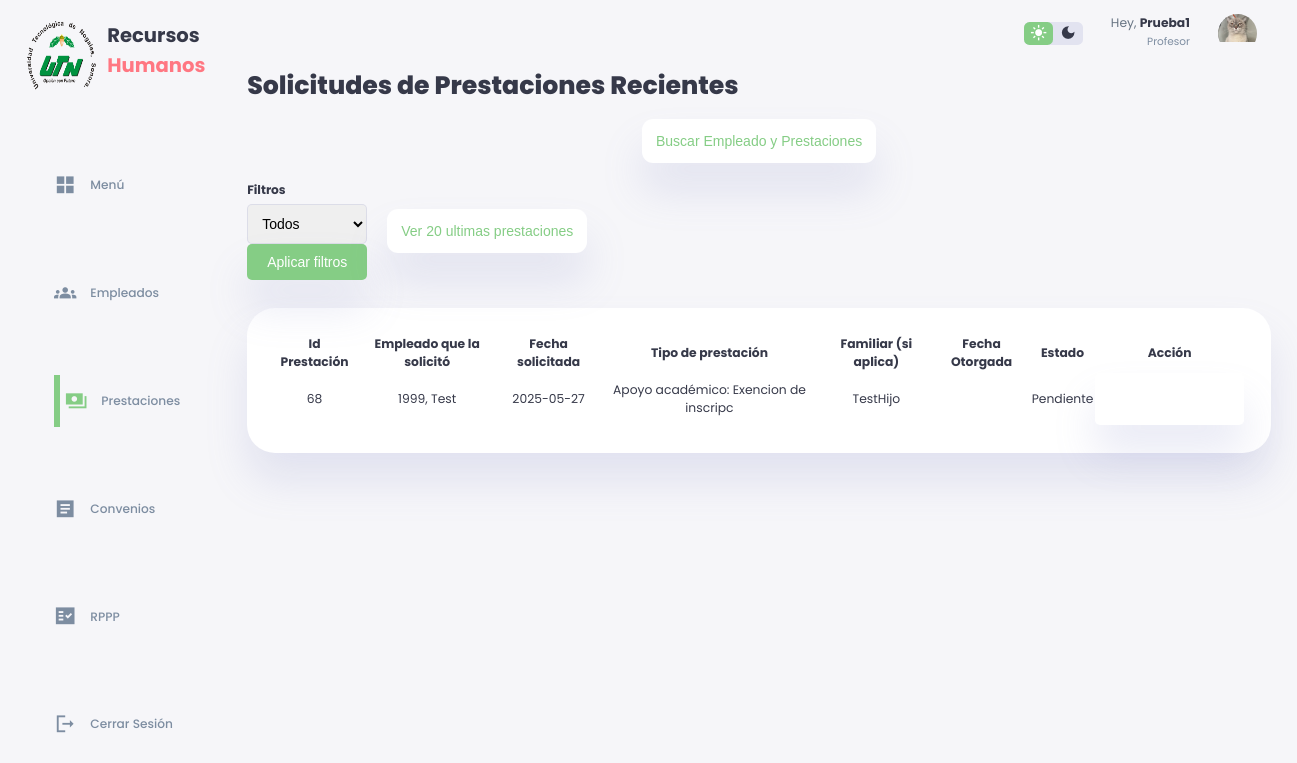
/solicitudesprestaciones.php (signed in), run on the app's committed database.
### tables this page shows
CREATE TABLE `prestacion` (
  `Id_Prestacion` int(11) NOT NULL,
  `Fecha_Solicitada` date NOT NULL DEFAULT current_timestamp(),
  `Fecha_Otorgada` date DEFAULT NULL,
  `Tipo` varchar(40) NOT NULL,
  `Estado` varchar(15) DEFAULT NULL
);

CREATE TABLE `empleado_prestacion` (
  `Numero_Empleado` int(11) NOT NULL,
  `Id_Prestacion` int(11) NOT NULL,
  `Tipo` varchar(40) NOT NULL,
  `Fecha_Solicitada` date NOT NULL DEFAULT current_timestamp(),
  `Fecha_Otorgada` date DEFAULT NULL
);

CREATE TABLE `empleado` (
  `Numero_Empleado` int(20) NOT NULL,
  `Nombre_Empleado` varchar(30) NOT NULL,
  `Contraseña_Empleado` varchar(20) DEFAULT '',
  `Area` varchar(30) NOT NULL,
  `Edad` int(3) NOT NULL,
  `Genero` varchar(12) NOT NULL,
  `Titulo` varchar(50) NOT NULL,
  `Fecha_Ingreso` date NOT NULL DEFAULT current_timestamp(),
  `Direccion` varchar(200) NOT NULL,
  `Telefono` varchar(12) NOT NULL,
  `Discapacidad` varchar(50) NOT NULL DEFAULT 'N/A',
  `Estado` varchar(30) NOT NULL DEFAULT 'Activo',
  `Dias_Extras` int(2) NOT NULL DEFAULT 0,
  `Dias` int(2) NOT NULL DEFAULT 24
);

CREATE TABLE `prestacion_apoyoacademico` (
  `Id_Prestacion` int(11) NOT NULL,
  `Numero_Empleado` int(11) NOT NULL,
  `Id_Familiar` int(11) NOT NULL,
  `Nivel_Academico` varchar(20) NOT NULL,
  `Nombre_Institucion` varchar(35) NOT NULL,
  `Tipo` varchar(20) NOT NULL
);

CREATE TABLE `familiar_empleado` (
  `Id_Familiar` int(11) NOT NULL,
  `Nombre_Familiar` varchar(50) NOT NULL,
  `Nivel_academico` varchar(25) NOT NULL,
  `Edad` int(3) NOT NULL
);

### solicitudesprestaciones.php (the view, shortened to what this page needs)
<?php
require_once("conn.php");
?>
<!DOCTYPE html>
<html lang="en">
<head>
    <link href="lightbox.min.css" rel="stylesheet">
    <link rel="stylesheet" href="./styleSolicitudDePrestacionesxd.css">
</head>
<body>
    <div class="container">
        <aside>
            <div class="top">
                <div class="logo">
                    <img src="./images/logo.png.png">
                    <h2>Recursos<span class="danger"> Humanos</span></h2>
                </div>
            </div>
            <div class="sidebar">
                <a href="index.php">
                    <span class="material-icons-sharp">grid_view</span>
                    <h3>Menú</h3>
                </a>
                <a href="empleados.php">
                    <span class="material-icons-sharp">groups</span>
                    <h3>Empleados</h3>
                </a>
                <a href="solicitudesprestaciones.php" class="active">
                <span class="material-icons-sharp">payments</span>
                    <h3>Prestaciones</h3>
                </a>
                <a href="convenioNuevo.php">
                    <span class="material-icons-sharp">article</span>
                    <h3>Convenios</h3>
                </a>
                <a href="RPPP.php">
                    <span class="material-icons-sharp">fact_check</span>
                    <h3>RPPP</h3>
                </a>
                <a href="#" onclick="event.preventDefault(); document.getElementById('logout-form').submit();">
                    <span class="material-icons-sharp">logout</span>
                    <h3>Cerrar Sesión</h3>
                </a>
            </div>
        </aside>
        <div class="contenido">
            <div class="top">
                <div class="theme-toggler">
                    <span class="material-icons-sharp active">light_mode</span>
                    <span class="material-icons-sharp">dark_mode</span>
                </div>
                <div class="profile">
                    <div class="info">
                        <?php
                        echo '<p>Hey, <b>'.htmlspecialchars($_SESSION['Nombre_Empleado']).'</b></p>
                            <small class="text-muted">'.htmlspecialchars($_SESSION['Area']).'</small>';
                        ?>
                    </div>
                    <div class="profile-photo">
                        <img src="./images/profile-1.jpg.jpeg">
                    </div>
                </div>
            </div>
            <h1>Solicitudes de Prestaciones Recientes</h1>
            <div class="button-container">
                <button type="button" class="button" onclick="window.location.href='buscarEmpleadoYPrestaciones.php'">Buscar Empleado y Prestaciones</button>
            </div>
            <br>
            <div class="filtros-container">
    <form action="" method="post">
        <div class="filtro-item">
            <label for="prestacionFiltro"><h3>Filtros</h3></label>
            <select name="prestacionFiltro" id="prestacionFiltro" required onchange="mostrarSelectEspecifico()">
                <option value="todos">Todos</option>
            </select>
        </div>
        <div class="filtro-item">
            <button type="submit" class="btn btn-primary">Aplicar filtros</button>
        </div>
    </form>
<button class="button" onclick="mostrarPDF('prestacionesRecientes.php')">Ver 20 ultimas prestaciones</a>
</div>
            <?php
            if ($_SERVER["REQUEST_METHOD"] == "POST" && isset($_POST['aplicarFiltros'])) {
                $filtroPrestacion = $_POST['prestacionFiltro'];
                if ($filtroPrestacion == "Academico") {
                    if (!empty($_POST['especifico'])) {
                        $especifico = $_POST['especifico'];
                        echo "<script>console.log('Especifico: $especifico');</script>";
                        $querySP = $conn->prepare("SELECT * FROM prestacion p WHERE p.Tipo = 'Academico' AND p.Fecha_Otorgada IS NULL AND EXISTS (SELECT 1 FROM prestacion_apoyoacademico pa WHERE p.Id_Prestacion = pa.Id_Prestacion AND pa.Tipo LIKE ?)");
                        $querySP->bind_param("s", $especifico);
                    }
                    else {
                        $querySP = $conn->prepare("SELECT * FROM prestacion p WHERE p.Tipo = 'Academico' AND p.Fecha_Otorgada IS NULL AND EXISTS (SELECT 1 FROM prestacion_apoyoacademico pa WHERE p.Id_Prestacion = pa.Id_Prestacion)");
                    }
                } elseif ($filtroPrestacion == "Financiera") {
                    if (!empty($_POST['especifico'])) {
                        $especifico = $_POST['especifico'];
                        $querySP = $conn->prepare("SELECT * FROM prestacion p WHERE p.Tipo = 'Financiera' AND p.Fecha_Otorgada IS NULL AND EXISTS (SELECT 1 FROM prestacion_apoyofinanciero pa WHERE p.Id_Prestacion = pa.Id_Prestacion AND pa.Tipo LIKE ?)");
                        $querySP->bind_param("s", $especifico);
                    }
                    else {
                        $querySP = $conn->prepare("SELECT * FROM prestacion p WHERE p.Tipo = 'Financiera' AND p.Fecha_Otorgada IS NULL AND EXISTS (SELECT 1 FROM prestacion_apoyofinanciero pa WHERE p.Id_Prestacion = pa.Id_Prestacion)");
                    }
                } elseif ($filtroPrestacion == "Día") {
                    if (!empty($_POST['especifico'])) {
                        $especifico = $_POST['especifico'];
                        $querySP = $conn->prepare("SELECT * FROM prestacion p WHERE p.Tipo = 'Día' AND p.Fecha_Otorgada IS NULL AND EXISTS (SELECT 1 FROM prestacion_dias pa WHERE p.Id_Prestacion = pa.Id_Prestacion AND pa.Motivo LIKE ?)");
                        $querySP->bind_param("s", $especifico);
                    }
                    else {
                        $querySP = $conn->prepare("SELECT * FROM prestacion p WHERE p.Tipo = 'Día' AND p.Fecha_Otorgada IS NULL AND EXISTS (SELECT 1 FROM prestacion_dias pa WHERE p.Id_Prestacion = pa.Id_Prestacion)");
                    }
                } elseif ($filtroPrestacion == "Plazo") {
                    if (!empty($_POST['especifico'])) {
                        $especifico = $_POST['especifico'];
                        $querySP = $conn->prepare("SELECT * FROM prestacion p INNER JOIN prestacion_plazos pa ON p.Id_Prestacion = pa.Id_Prestacion WHERE p.Tipo = 'Plazo' AND p.Fecha_Otorgada IS NULL AND pa.Tipo LIKE ?");
                        $querySP->bind_param("s", $especifico);
                    }
                    else {
                        $querySP = $conn->prepare("SELECT * FROM prestacion WHERE Tipo = 'Plazo' AND Fecha_Otorgada IS NULL");
                    }
                } else {
                    $querySP = $conn->prepare("SELECT * FROM prestacion WHERE Fecha_Otorgada IS NULL");
                }
            } else {
                $querySP = $conn->prepare("SELECT * FROM prestacion WHERE Fecha_Otorgada IS NULL");
            }
            $querySP->execute();
            $resultadoSP = $querySP->get_result();
            while ($rowSP = $resultadoSP->fetch_assoc()) {
                $fechaSolicitud = $rowSP['Fecha_Solicitada'];
                $idPrestacion = $rowSP['Id_Prestacion'];
                $queryCNE = $conn->prepare("SELECT Numero_Empleado FROM empleado_prestacion WHERE Id_Prestacion = ?");
                $queryCNE->bind_param("i", $idPrestacion);
                $queryCNE->execute();
                $resultCNE = $queryCNE->get_result();
                $rowCNE = $resultCNE->fetch_assoc();
                $numeroEmpleado = $rowCNE['Numero_Empleado'];
                $queryCNME = $conn->prepare("SELECT Nombre_Empleado FROM empleado WHERE Numero_Empleado = ?");
                $queryCNME->bind_param("i", $numeroEmpleado);
                $queryCNME->execute();
                $resultCNME = $queryCNME->get_result();
                $rowCNME = $resultCNME->fetch_assoc();
                $nombreEmpleado = $rowCNME['Nombre_Empleado'];
                if ($rowSP['Tipo'] == "Academico") {
                    $queryCPA = $conn->prepare("SELECT * FROM prestacion_apoyoacademico WHERE Id_Prestacion = ?");
                    $queryCPA->bind_param("i", $idPrestacion);
                    $queryCPA->execute();
                    $resultCPA = $queryCPA->get_result();
                    $rowCPA = $resultCPA->fetch_assoc();
                    $tipo = "Apoyo académico: ".$rowCPA['Tipo'];
                }
                $queryCFP = $conn->prepare("SELECT * FROM familiar_prestacion WHERE Id_Prestacion = ?");
                $queryCFP->bind_param("i", $idPrestacion);
                $queryCFP->execute();
                $resultCFP = $queryCFP->get_result();
                if ($resultCFP->num_rows > 0) {
                    $rowCFP = $resultCFP->fetch_assoc();
                    $idFamiliar = $rowCFP['Id_Familiar'];
                    $queryCF = $conn->prepare("SELECT Nombre_Familiar FROM familiar_empleado WHERE Id_Familiar = ?");
                    $queryCF->bind_param("i", $idFamiliar);
                    $queryCF->execute();
                    $resultCF = $queryCF->get_result();
                    $rowCF = $resultCF->fetch_assoc();
                    $nombreFamiliar = $rowCF['Nombre_Familiar'];
                } else {
                    $nombreFamiliar = "N/A";
                }
            if ($rowSP['Tipo'] != "Día" && $rowSP['Tipo'] != "Plazo") {
                echo '
                <main>
                <div class="prestamos-recientes">
                <table class="table table-bordered">
                <thead>
                    <tr>
                    <th>Id Prestación</th>
                    <th>Empleado que la solicitó</th>
                    <th>Fecha solicitada</th>
                    <th>Tipo de prestación</th>
                    <th>Familiar (si aplica)</th>
                    <th>Fecha Otorgada</th>
                    <th>Estado</th>
                    <th>Acción</th>
                    </tr>
                </thead>
                <tbody>';
                echo "<tr>";
                echo "<td>".htmlspecialchars($idPrestacion)."</td>";
                echo "<td>".htmlspecialchars($numeroEmpleado).", ".htmlspecialchars($nombreEmpleado)."</td>";
                echo "<td>".htmlspecialchars($fechaSolicitud)."</td>";
                echo "<td>".htmlspecialchars($tipo)."</td>";
                echo "<td>".htmlspecialchars($nombreFamiliar)."</td>";
                echo "<td>".htmlspecialchars($rowSP['Fecha_Otorgada'])."</td>";
                echo "<td>".htmlspecialchars($rowSP['Estado'])."</td>";
                echo "<td>";
                echo "<form action='otorgarPrestaciones.php' method='post'>";
                echo "<button type='submit' class='btn btn-primary'>Otorgar prestación</button>";
                echo "</form>";
                echo "</td>";
                echo "</tr>
                </tbody>
                </table>
                </div>
                </main>";
            }
        }
        ?>
    </div>
</body>
</html>

### data on the page
prestacion: Id_Prestacion "68", empleado_prestacion.Numero_Empleado "1999", empleado.Nombre_Empleado "Test", Fecha_Solicitada "2025-05-27", prestacion_apoyoacademico.Tipo "Apoyo académico: Exencion de inscripc", familiar_empleado.Nombre_Familiar "TestHijo", Estado "Pendiente"

### other printed values
$_SESSION['Nombre_Empleado'] "Prueba1"
$_SESSION['Area'] "Profesor"
